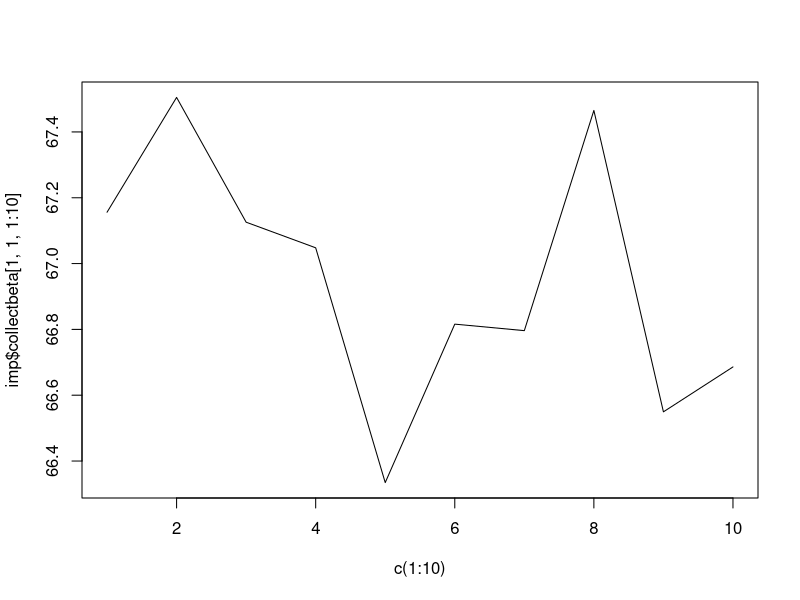

Write R code to recreate this figure.
library(jomo)


### Name: jomo.glm.MCMCchain
### Title: glm Compatible JM Imputation - A tool to check convergence of
###   the MCMC
### Aliases: jomo.glm.MCMCchain

### ** Examples


  attach(sldata)
  
  #we make sure sex is a factor:
  
  sex<-factor(sex)
  
  # we define the data frame with all the variables 
  
  data<-data.frame(measure,age, sex)
  
  # And the formula of the substantive lm model 
  # sex as an outcome only because it is the only binary variable in the dataset...
  
  formula<-as.formula(sex~age+measure)
  
  #And finally we run the imputation function:
  
  imp<-jomo.glm.MCMCchain(formula,data, nburn=10)
  
  # Note we are using only 10 iterations to avoid time consuming examples,
  # which go against CRAN policies. In real applications we would use
  # much larger burn-ins (around 1000, to say the least).
  
  # We can check, for example, the convergence of the first element of beta:
  
  plot(c(1:10),imp$collectbeta[1,1,1:10],type="l")
  
  
